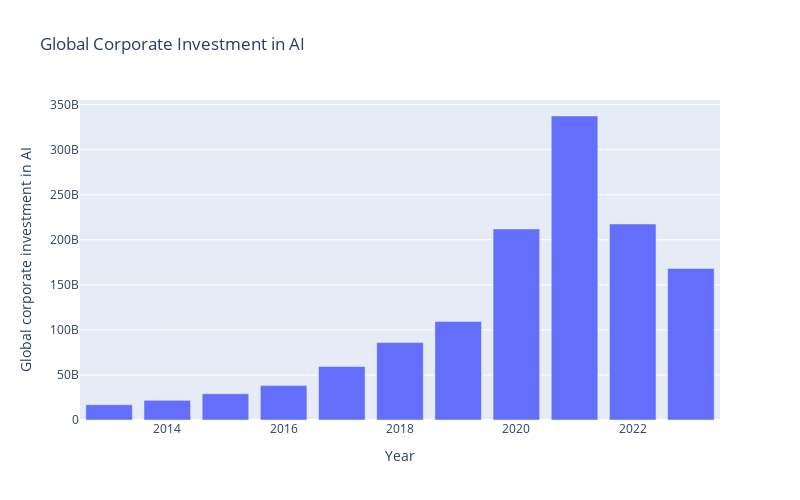

Write notebook code for a chart like this one.
### Markdown cell above
3. Add a title to your chart by passing a string as the input `title`; and customise the size of the figure by using the inputs `height` and `width`. Both have to be integers and correspond to the size of the figure in pixels.
This results on a chart where all the bars have the same color

### Code cell
fig = px.bar(df, x='Year', y='Global corporate investment in AI',
             height = 500, width = 800,
             title = 'Global Corporate Investment in AI')
fig.show()

### Figure 1 — Plotly figure (JSON) as saved in the notebook; plotly's stock layout.template omitted (floating-point values rounded to 4 significant figures)
{"data": [{"alignmentgroup": "True", "hovertemplate": "Year=%{x}<br>Global corporate investment in AI=%{y}<extra></extra>", "legendgroup": "", "marker": {"color": "#636efa", "pattern": {"shape": ""}}, "name": "", "offsetgroup": "", "orientation": "v", "showlegend": false, "textposition": "auto", "type": "bar", "x": [2013, 2014, 2015, 2016, 2017, 2018, 2019, 2020, 2021, 2022, 2023], "xaxis": "x", "y": [16947452403, 21793308879, 29072854359, 38183017584, 59385279935, 85918060475, 109455247701, 212002677904, 337400000000, 217540668864, 168219155540], "yaxis": "y"}], "layout": {"barmode": "relative", "height": 500, "legend": {"tracegroupgap": 0}, "title": {"text": "Global Corporate Investment in AI"}, "width": 800, "xaxis": {"anchor": "y", "domain": [0, 1], "title": {"text": "Year"}}, "yaxis": {"anchor": "x", "domain": [0, 1], "title": {"text": "Global corporate investment in AI"}}}}
